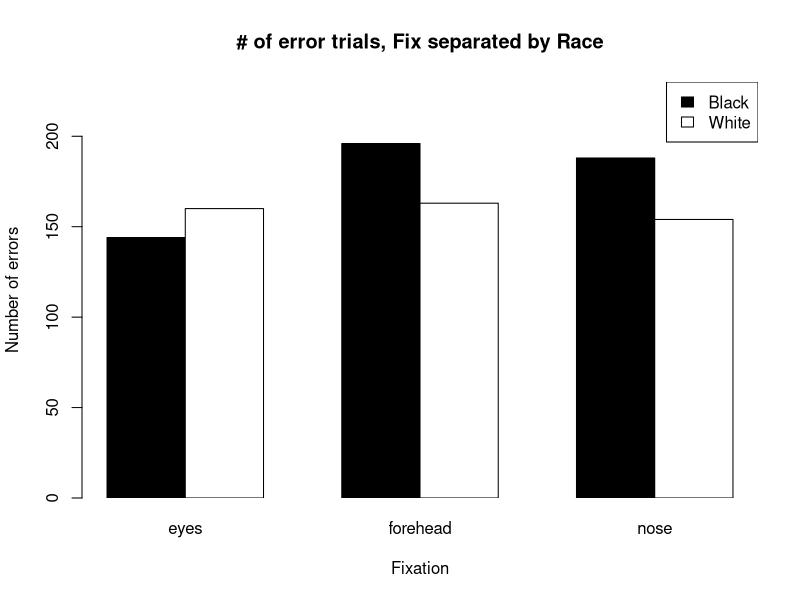
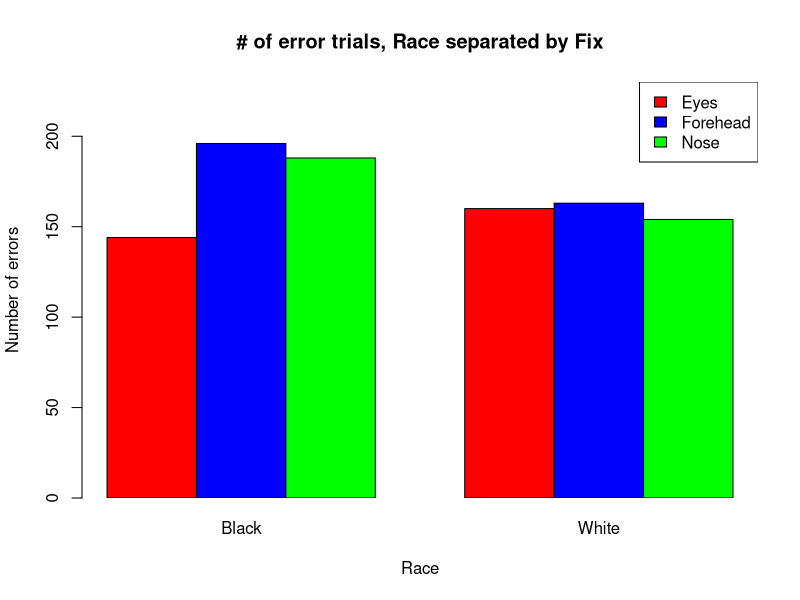

The R script that drew these images, in order:
#Looks at block 3 data from behavioral pilot data
#Within subjects ANOVA shows main effect of race, qualified by Race*Fix interaction

#read in cleaned data set
dat = read.delim("CleanedPilotData.txt", header = T, stringsAsFactors=F)

Block3dat = dat[dat$Block == 3,]

#isolate error trials
Block3err = Block3dat[Block3dat$Error ==1,]

#to find number of error trials in Black vs White trials
count= tapply(Block3dat$Trial, INDEX=list(Block3dat$Error, Block3dat$Race, Block3dat$Fix), FUN= length)

#find number of trials separated race x fix (looking only at error trials)
err= tapply(Block3err$Trial, INDEX=list(Block3err$Race, Block3err$Fix), FUN= length)

err2= tapply(Block3err$Trial, INDEX=list(Block3err$Fix, Block3err$Race), FUN= length)

#fixation separated by race
barplot(err, main="# of error trials, Fix separated by Race",
        xlab="Fixation", col=c("black","white"),
        ylab="Number of errors",
        ylim= c(0,230),
        beside=TRUE, xpd=FALSE)
legend("topright",
       legend= c("Black", "White"),
       fill= c("black","white"))

#race separated by fixation
barplot(err2, main="# of error trials, Race separated by Fix",
        xlab="Race", col=c("red","blue", "green"),
        ylab="Number of errors",
        names.arg= c("Black","White"),
        ylim= c(0,230),
        beside=TRUE, xpd=FALSE)
legend("topright",
  legend= c("Eyes", "Forehead", "Nose"),
  fill= c("red", "blue", "green"))

#change dichotomous variables to factors so that they are identified as two separate levels?
#ie race, error, etc
#example: Block3dat$Error = factor(Block3dat$Error)
#summary() of facotrs will give you levels of factors and how many are in each level (frequencies of levels)

require(dplyr)
Block3dat = select(Block3dat, -c(WordFilename, WordValence, ))
write.table(Block3dat, "Block3dat.txt", sep = "\t", row.names=F)

